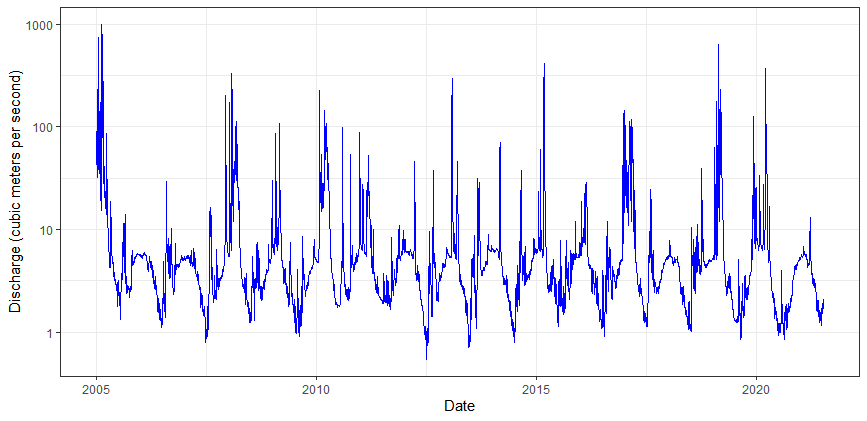

Source code (R):
library(data.table)
library(lubridate)
library(ggplot2)

campverde.df <- fread("https://nwis.waterdata.usgs.gov/usa/nwis/uv/?cb_00060=on&cb_00065=on&format=rdb&site_no=09506000&period=&begin_date=2005-01-01&end_date=2021-07-08")
campverde.df <- campverde.df[c(-1, -2) , ]

campverde.df$V3 <- as.POSIXct(campverde.df$V3,tz=Sys.timezone())
campverde.df$V9 <- as.numeric(campverde.df$V9)

head(campverde.df)
campverde.df <- as.data.frame(aggregate(V9 ~ V3, campverde.df, mean))
colnames(campverde.df) <- c("Date", "Discharge (cubic meters per second)")
mean(campverde.df$`Discharge (cfs)`)

#0.028316847 cubic meter/second.
class(campverde.df$Date)
campverde.df$`Discharge (cubic meters per second)` <- campverde.df$`Discharge (cubic meters per second)` * 0.028316847
ggplot(campverde.df, aes(x = Date, y = `Discharge (cubic meters per second)`))+
  geom_line(color = "blue") +
  scale_y_continuous(trans='log10')+
  theme_bw()
